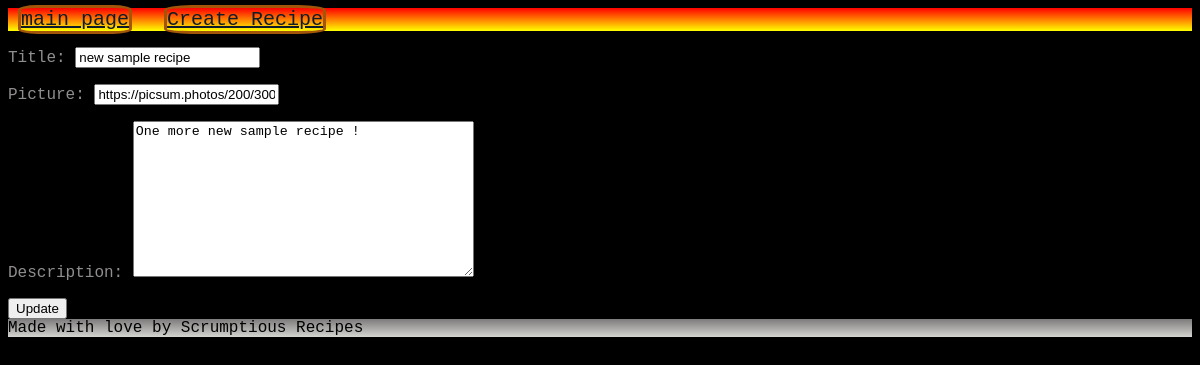
Page /recipes/recipes/details/9/edit/ on the committed database.
### recipes/models.py (models this page shows)
class Recipe(models.Model):
    title = models.CharField(max_length=200)
    picture = models.URLField()
    description = models.TextField()
    created_on = models.DateTimeField(auto_now_add=True)
    author = models.ForeignKey(
        settings.AUTH_USER_MODEL,
        related_name='recipes',
        on_delete=models.CASCADE,
        null=True,
    )

### recipes/views.py (the view)
# urls.py: path('recipes/details/<int:id>/edit/', edit_post, name = 'edits'),
def edit_post(request, id):
    recipe = Recipe.objects.get(id=id)
    if request.method == 'POST':
        form = RecipeForm(request.POST, instance = recipe)
        if form.is_valid():
            form.save()
            return redirect('recipes_list')
    else:
        form = RecipeForm(instance = recipe)
    context={ 'form': form, 'recipe': recipe}
    return render(request, 'recipes/edit.html', context)

### recipes/forms.py
class RecipeForm(ModelForm):    # Step 1
    class Meta:                 # Step 2
        model = Recipe          # Step 3
        fields = [              # Step 4
            "title",            # Step 4
            "picture",          # Step 4
            "description",      # Step 4
        ]

### recipes/templates/recipes/edit.html (shortened to what this page needs)
{% extends 'base.html' %}
{% load static %}
{% block content %}
<!DOCTYPE html>
<html lang="en">
<head>
</head>
<body>
    <header>
        <nav>
            <a href="{% url 'recipes_list' %}">main page</a>
            <a href='{% url "create_post" %}'> Create Recipe</a>
        </nav>
    </header>
    <main>
        <form method="post">
            {{ form.as_p}}
            <button>Update</button>
        </form>
    </main>
</body>
</html>
{% endblock content %}

### accounts/static/css/recipes.css (style rules this page uses)
:root { --sunsetGradient: linear-gradient(red, yellow); --metalGradient: linear-gradient(rgb(125, 123, 123), rgb(211, 211, 208)); --skyBlueGradient :linear-gradient(rgb(165, 221, 235), rgb(221, 226, 230)); }
body { margin : none; padding: none; color: aliceblue; background-color: black; color: rgb(145, 142, 142); font-family:'Courier New', Courier, monospace; background-repeat: no-repeat; background-size: contain; }
header a { color: rgb(15, 29, 42); border: solid .2rem rgb(163, 86, 9); border-radius: 17%; margin:10px; margin-bottom: 10px; }
header { font-size: 125%; background-image: var(--sunsetGradient); color: black; }

### rows in the picture
Recipe: title "new sample recipe", picture "https://picsum.photos/200/300", description "One more new sample recipe !"
